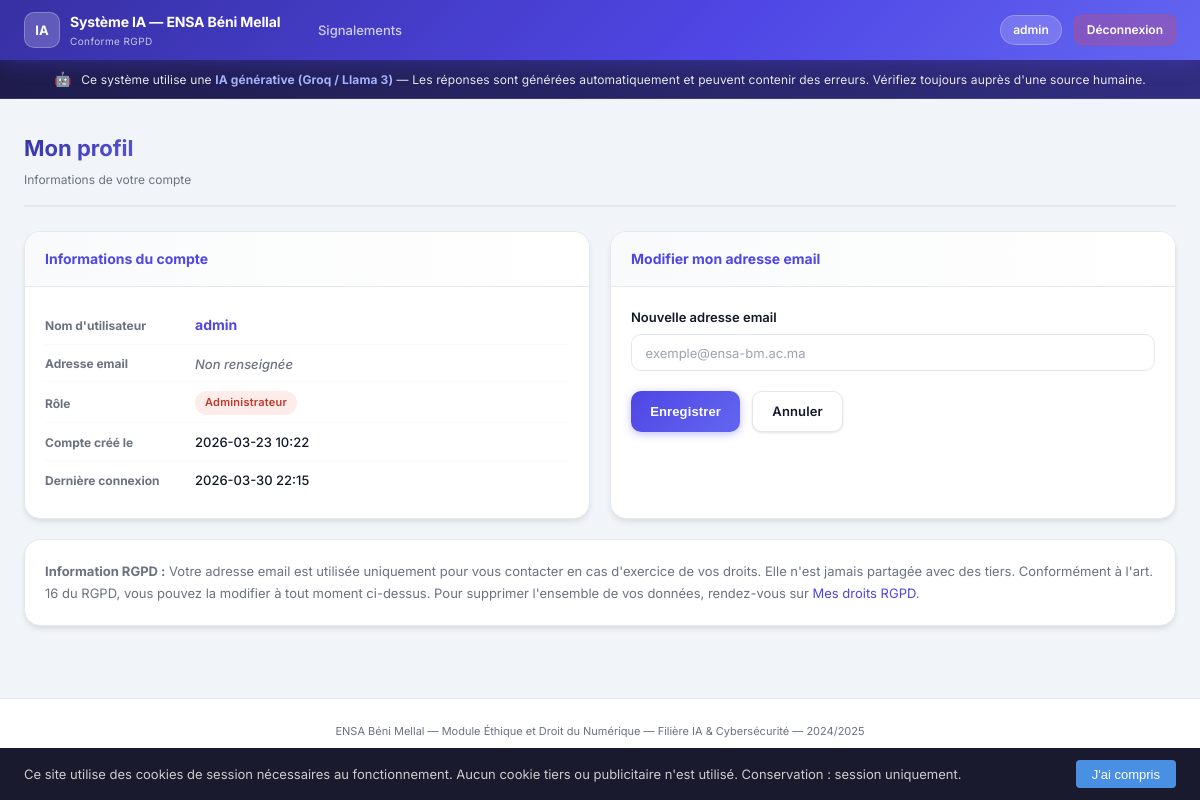
Screenshot of /profile (signed in) with the database file from the repository.
### tables this page shows
CREATE TABLE users (
        id INTEGER PRIMARY KEY AUTOINCREMENT,
        username TEXT UNIQUE NOT NULL,
        password_hash TEXT NOT NULL,
        role TEXT DEFAULT 'etudiant',
        created_at TEXT DEFAULT CURRENT_TIMESTAMP,
        last_login TEXT
    , email TEXT, consent_accepted TEXT, totp_secret TEXT, force_password_change INTEGER DEFAULT 0);

### app.py (the view, shortened to what this page needs)
@app.route('/profile', methods=['GET', 'POST'])
@login_required
def profile():
    conn = get_db()
    user = conn.execute("SELECT id, username, email, role, created_at, last_login FROM users WHERE id=?",
                        (session['user_id'],)).fetchone()
    conn.close()
    return render_template('profile.html', user=user)

### app.py (called while the page is built)
def generate_csrf_token():
    if '_csrf_token' not in session:
        session['_csrf_token'] = secrets.token_hex(32)
    return session['_csrf_token']

@app.before_request
def csrf_protect():
    if request.method == 'POST':
        if request.endpoint in _CSRF_EXEMPT:
            return
        token      = session.get('_csrf_token')
        form_token = request.form.get('_csrf_token')
        if not token or token != form_token:
            flash('Erreur de sécurité (jeton CSRF invalide). Veuillez réessayer.', 'danger')
            return redirect(request.referrer or url_for('login'))

@app.before_request
def check_user_requirements():
    if 'user_id' not in session:
        return
    if request.endpoint in _NO_CHECK_ENDPOINTS:
        return
    conn = get_db()
    user = conn.execute(
        "SELECT consent_accepted, force_password_change FROM users WHERE id=?",
        (session['user_id'],)
    ).fetchone()
    conn.close()
    if not user:
        return
    if not user['consent_accepted']:
        return redirect(url_for('consent'))
    if user['force_password_change']:
        return redirect(url_for('change_password'))

def get_db():
    conn = sqlite3.connect(DATABASE)
    conn.row_factory = sqlite3.Row
    return conn

def login_required(f):
    @wraps(f)
    def decorated(*args, **kwargs):
        if 'user_id' not in session:
            flash('Veuillez vous connecter pour accéder à cette page.', 'warning')
            return redirect(url_for('login'))
        return f(*args, **kwargs)
    return decorated

@app.context_processor
def inject_admin_notifications():
    if session.get('role') == 'admin':
        conn = get_db()
        count = conn.execute(
            "SELECT COUNT(*) as c FROM signalements WHERE statut='en_attente'"
        ).fetchone()['c']
        conn.close()
        return {'pending_signalements': count}
    return {'pending_signalements': 0}

### templates/profile.html (shortened to what this page needs)
{% extends "base.html" %}
{% block content %}
<div class="page-header">
  <div>
    <h1>Mon profil</h1>
    <p class="page-sub">Informations de votre compte</p>
  </div>
</div>
<div class="section-grid">
  <div class="card">
    <div class="card-header">
      <h2>Informations du compte</h2>
    </div>
    <div class="card-body">
      <div class="compliance-list">
        <div class="compliance-item">
          <span style="font-weight:bold;color:var(--text-muted);font-size:12px;width:140px;flex-shrink:0;">Nom d'utilisateur</span>
          <span style="font-size:14px;font-weight:bold;color:var(--primary);">{{ user.username }}</span>
        </div>
        <div class="compliance-item">
          <span style="font-weight:bold;color:var(--text-muted);font-size:12px;width:140px;flex-shrink:0;">Adresse email</span>
          <span style="font-size:13px;">
            {% if user.email %}
              {{ user.email }}
            {% else %}
              <em style="color:var(--gray);">Non renseignée</em>
            {% endif %}
          </span>
        </div>
        <div class="compliance-item">
          <span style="font-weight:bold;color:var(--text-muted);font-size:12px;width:140px;flex-shrink:0;">Rôle</span>
          <span>
            {% if user.role == 'admin' %}
              <span class="tag" style="background:#fdecea;color:#c0392b;">Administrateur</span>
            {% else %}
              <span class="tag tag-question">Étudiant</span>
            {% endif %}
          </span>
        </div>
        <div class="compliance-item">
          <span style="font-weight:bold;color:var(--text-muted);font-size:12px;width:140px;flex-shrink:0;">Compte créé le</span>
          <span style="font-size:13px;">{{ user.created_at[:16] if user.created_at else '—' }}</span>
        </div>
        <div class="compliance-item">
          <span style="font-weight:bold;color:var(--text-muted);font-size:12px;width:140px;flex-shrink:0;">Dernière connexion</span>
          <span style="font-size:13px;">{{ user.last_login[:16] if user.last_login else 'Jamais' }}</span>
        </div>
      </div>
    </div>
  </div>
  <div class="card">
    <div class="card-header">
      <h2>Modifier mon adresse email</h2>
    </div>
    <div class="card-body">
      <form method="POST" action="{{ url_for('profile') }}">
        <div class="form-group">
          <label for="email">Nouvelle adresse email</label>
          <input type="email" id="email" name="email"
                 placeholder="exemple@ensa-bm.ac.ma"
                 value="{{ user.email or '' }}" required autocomplete="email">
        </div>
        <div class="form-actions">
          <button type="submit" class="btn btn-primary">Enregistrer</button>
          <a href="{{ url_for('dashboard') }}" class="btn btn-secondary">Annuler</a>
        </div>
      </form>
    </div>
  </div>
</div>
<div class="card" style="margin-top:1.25rem;">
  <div class="card-body">
    <p class="card-text">
      <strong>Information RGPD :</strong> Votre adresse email est utilisée uniquement pour vous contacter
      en cas d'exercice de vos droits. Elle n'est jamais partagée avec des tiers.
      Conformément à l'art. 16 du RGPD, vous pouvez la modifier à tout moment ci-dessus.
      Pour supprimer l'ensemble de vos données, rendez-vous sur
      <a href="{{ url_for('droits') }}">Mes droits RGPD</a>.
    </p>
  </div>
</div>
{% endblock %}

### static/css/style.css (style rules this page uses)
:root { --primary: #4F46E5; --primary-dk: #3730A3; --primary-lt: #EEF2FF; --primary-mid: #6366F1; --accent: #06B6D4; --accent-lt: #ECFEFF; --success: #10B981; --success-lt: #ECFDF5; --danger: #EF4444; --danger-lt: #FEF2F2; --warning: #F59E0B; --warning-lt: #FFFBEB; --info: #3B82F6; --info-lt: #EFF6FF; --gray: #6B7280; --gray-lt: #F9FAFB; --gray-mid: #E5E7EB; --border: #E5E7EB; --text: #111827; --text-muted: #6B7280; --white: #FFFFFF; --radius: 10px; --radius-lg: 16px; --shadow-sm: 0 1px 3px rgba(0,0,0,.08), 0 1px 2px rgba(0,0,0,.04); --shadow: 0 4px 6px -1px rgba(0,0,0,.08), 0 2px 4px -1px rgba(0,0,0,.04); --shadow-lg: 0 10px 25px -3px rgba(0,0,0,.10), 0 4px 6px -2px rgba(0,0,0,.05); }
* { box-sizing: border-box; margin: 0; padding: 0; }
body { font-family: 'Inter', -apple-system, BlinkMacSystemFont, 'Segoe UI', sans-serif; font-size: 14px; line-height: 1.6; color: var(--text); background: #F1F5F9; min-height: 100vh; }
a { color: var(--primary); text-decoration: none; transition: color .15s; }
.btn { display: inline-flex; align-items: center; justify-content: center; gap: 6px; padding: 0.55rem 1.2rem; border-radius: var(--radius); font-size: 13px; font-weight: 600; cursor: pointer; border: none; transition: all .18s; letter-spacing: .01em; text-align: center; white-space: nowrap; }
.btn-primary { background: linear-gradient(135deg, var(--primary) 0%, var(--primary-mid) 100%); color: var(--white); box-shadow: 0 2px 8px rgba(79,70,229,.35); }
.btn-secondary { background: var(--white); color: var(--text); border: 1.5px solid var(--border); box-shadow: var(--shadow-sm); }
.card { background: var(--white); border: 1px solid var(--border); border-radius: var(--radius-lg); box-shadow: var(--shadow); overflow: hidden; transition: box-shadow .2s; }
.card-header { display: flex; align-items: center; justify-content: space-between; padding: 1rem 1.25rem; border-bottom: 1px solid var(--border); background: linear-gradient(to right, var(--gray-lt), var(--white)); }
.card-header h2 { font-size: 14px; font-weight: 700; color: var(--primary); }
.card-body { padding: 1.25rem; }
.card-text { font-size: 13px; color: var(--text-muted); line-height: 1.75; }
.page-header { display: flex; align-items: center; justify-content: space-between; margin-bottom: 1.5rem; padding-bottom: 1rem; border-bottom: 2px solid var(--border); }
.page-header h1 { font-size: 22px; font-weight: 700; color: var(--text); background: linear-gradient(135deg, var(--primary-dk), var(--primary-mid)); -webkit-background-clip: text; -webkit-text-fill-color: transparent; background-clip: text; }
.page-sub { font-size: 12px; color: var(--text-muted); margin-top: 3px; }
.section-grid { display: grid; grid-template-columns: 1fr 1fr; gap: 1.25rem; }
.compliance-list { display: flex; flex-direction: column; gap: 2px; }
.compliance-item { display: flex; align-items: center; gap: 10px; font-size: 13px; padding: 7px 0; border-bottom: 1px solid var(--gray-lt); font-weight: 500; }
.compliance-item:last-child { border-bottom: none; }
.tag { display: inline-block; font-size: 11px; font-weight: 600; padding: 3px 10px; border-radius: 20px; letter-spacing: .02em; }
.form-group { margin-bottom: 1.1rem; }
.form-group label { display: block; font-size: 13px; font-weight: 600; color: var(--text); margin-bottom: 6px; }
.form-group input, .form-group textarea, .form-group select { width: 100%; padding: 0.6rem 0.85rem; border: 1.5px solid var(--border); border-radius: var(--radius); font-size: 13px; font-family: 'Inter', sans-serif; transition: border-color .15s, box-shadow .15s; background: var(--white); color: var(--text); }
.form-group input::placeholder, .form-group textarea::placeholder { color: #9CA3AF; }
.form-actions { display: flex; gap: 0.75rem; margin-top: 1.25rem; }

### rows the page displays
users: username "admin", created_at "2026-03-23 10:22", last_login "2026-03-30 22:15"

### other values shown
{{ session.username }} "admin"
